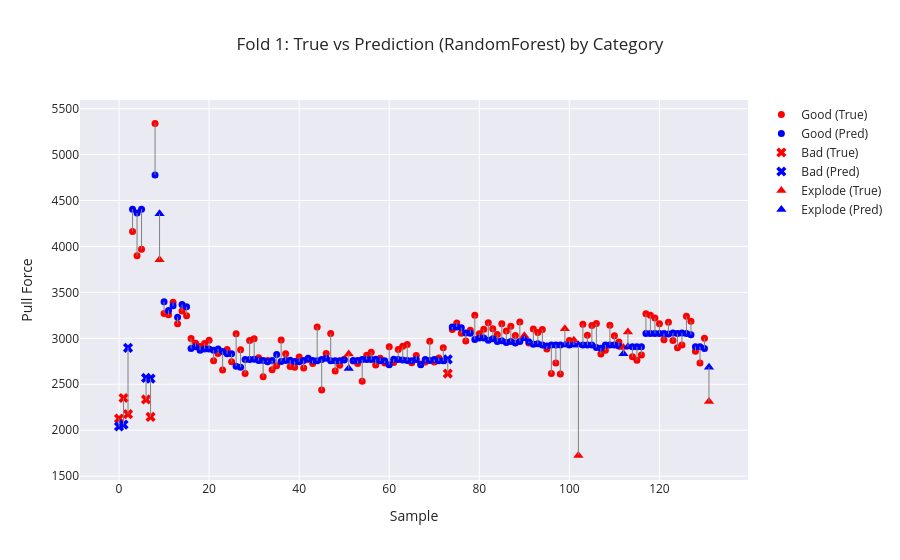
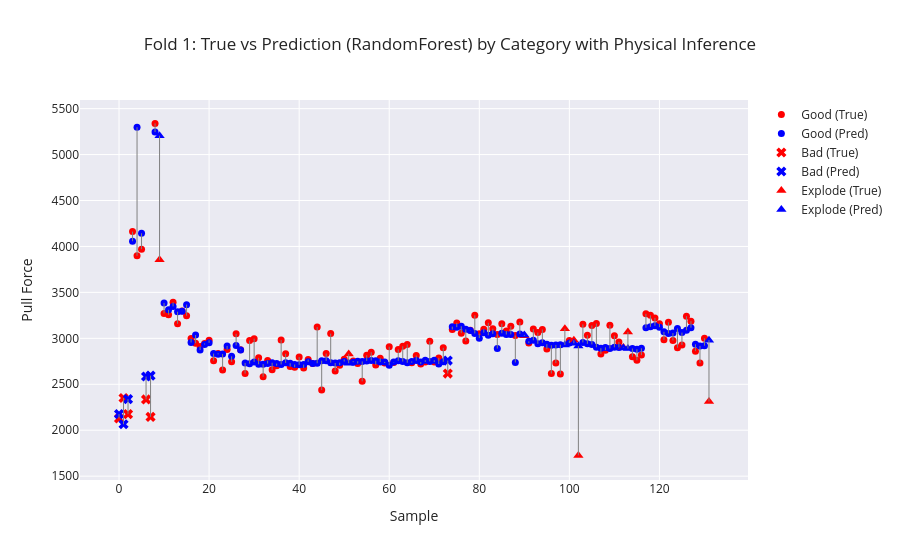
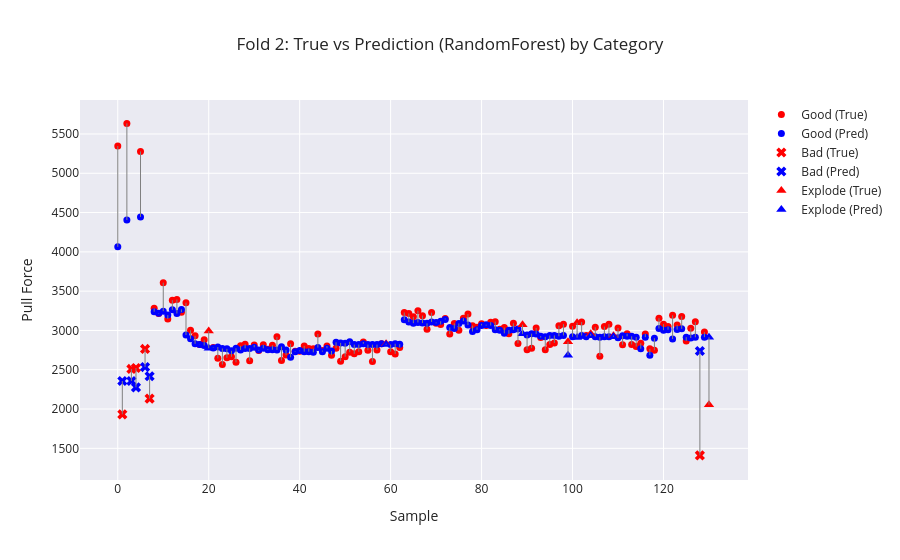
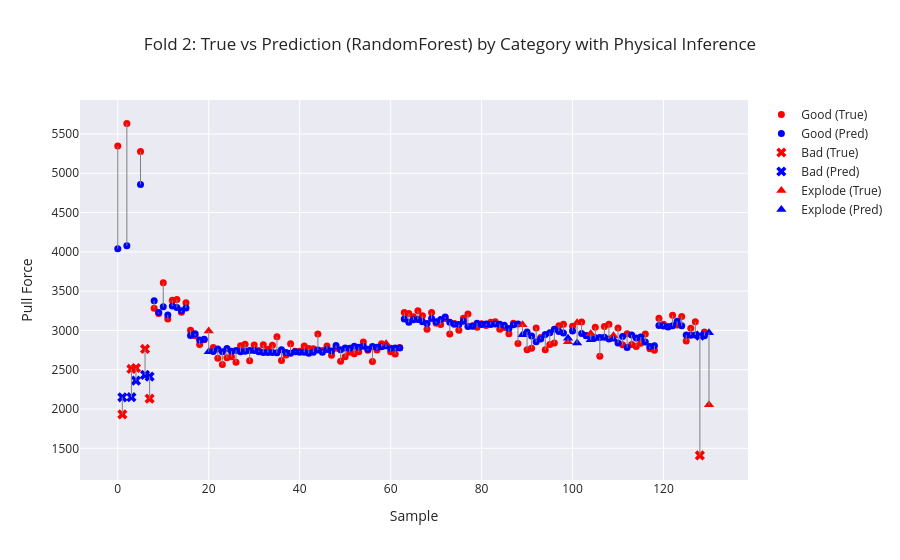

Notebook code for these charts, in order:
### Markdown cell above
# Cross Validation

### Code cell
cross_df = pd.read_csv("data/train_dev_data.csv")
target_column_regression = "PullTest (N)" 

skf = StratifiedKFold(n_splits=3, shuffle=True, random_state=42)

mapping = {
    "Explode": "Pullout",
    "Good": "Pullout",
    "Bad": "Interfacial"
}

def apply_mapping(arr):
    return np.array([mapping[x] for x in arr])

#Metrics with and without physical inference
direct_mae, direct_rmse, direct_r2 = [], [], [] 
hybrid_mae, hybrid_rmse, hybrid_r2 = [], [], [] 
nugget_mae, nugget_rmse = [], []

for fold, (train_index, val_index) in enumerate(skf.split(cross_df["Sample ID"], cross_df["Category"])):

    # Build fold-specific data
    train_df = cross_df.iloc[train_index].copy()
    val_df   = cross_df.iloc[val_index].copy()

    train_df["Category"] = apply_mapping(train_df["Category"])
    val_df["Category"] = apply_mapping(val_df["Category"])

    # Group targets by Sample ID (SAME as non‑CV pipeline)
    y_train_reg = train_df.groupby("Sample ID")["PullTest (N)"].first()
    y_val_reg   = val_df.groupby("Sample ID")["PullTest (N)"].first()

    # Build feature matrices at Sample ID level
    x_train = train_df.groupby("Sample ID").first()
    x_val   = val_df.groupby("Sample ID").first()

    # Extract features for nugget, class, regression
    x_tr_nug, y_tr_nug = get_features_and_target(x_train, target_column_nugget)
    x_val_nug, y_val_nug = get_features_and_target(x_val, target_column_nugget)

    x_tr_class, y_tr_class = get_features_and_target(x_train, target_column_class)
    x_val_class, y_val_class = get_features_and_target(x_val, target_column_class)

    x_tr_reg, y_tr_reg = get_features_and_target(x_train, target_column_regression)
    x_val_reg, y_val_reg = get_features_and_target(x_val, target_column_regression)

    # Nugget estimation
    if model_name_nugget == 'TabPFNNugget':
        regressor_nug = TabPFNRegressor()
        regressor_nug.fit(x_tr_nug, y_tr_nug)

        # Predict on sample-level train and val
        predictions_nugget_train = pd.Series(
            regressor_nug.predict(x_tr_nug),
            index=x_tr_nug.index
        )
        predictions_nugget_dev = pd.Series(
            regressor_nug.predict(x_val_nug),
            index=x_val_nug.index
        )

    elif model_name_nugget == 'XGBoostNugget':
        # If you want to use XGBoost, use the sample-level x_tr_nug / x_val_nug
        dtrain = xgb.DMatrix(x_tr_nug, label=y_tr_nug)
        dtest = xgb.DMatrix(x_val_nug, label=y_val_nug)

        params = {
            'objective': 'reg:squarederror',
            'max_depth': 3,
            'eta': 0.2,
            'eval_metric': 'rmse',
        }
        num_boost_round = 10
        bst = xgb.train(params, dtrain, num_boost_round)

        predictions_nugget_train = pd.Series(bst.predict(dtrain), index=x_tr_nug.index)
        predictions_nugget_dev   = pd.Series(bst.predict(dtest),  index=x_val_nug.index)

    elif model_name_nugget == 'RandomForestNugget':
        params = {
            'n_estimators': 98,
            'max_depth': 4,
            'min_samples_split': 3,
            'min_samples_leaf': 4,
            'random_state': 42,
        }
        rf_nug = RandomForestRegressor(**params)
        rf_nug.fit(x_tr_nug, y_tr_nug)

        predictions_nugget_train = pd.Series(rf_nug.predict(x_tr_nug), index=x_tr_nug.index)
        predictions_nugget_dev   = pd.Series(rf_nug.predict(x_val_nug), index=x_val_nug.index)

    nugget_mae.append(mean_absolute_error(y_val_nug, predictions_nugget_dev)) 
    nugget_rmse.append(np.sqrt(mean_squared_error(y_val_nug, predictions_nugget_dev))) 



    # -----------------------------
    # XGBoost CLASSIFIER
    # -----------------------------
    if model_name_class == 'XGBoostClassifier':

        params = {
            "max_depth": 5,
            "learning_rate": 0.3,
            "n_estimators": 177,
            "tree_method": "hist",
            "eval_metric": "mlogloss"
        }

        # Encode labels → integers (required for XGBClassifier)
        le = LabelEncoder()
        y_val_class = le.fit_transform(y_val_class)
        y_tr_class = le.transform(y_tr_class)

        classifier = XGBClassifier(**params)
        classifier.fit(x_tr_class, y_tr_class)

        preds = classifier.predict(x_val_class)
        # Reverse LabelEncoder back to original class names
        preds = le.inverse_transform(preds)
        y_val_class = le.inverse_transform(y_val_class)


    # -----------------------------
    # RANDOM FOREST CLASSIFIER
    # -----------------------------
    elif model_name_class == 'RandomForestClassifier':

        
        params = {
            'n_estimators': 27,
            'max_depth': 7,
            'min_samples_split': 5,
            'min_samples_leaf': 2,
            'max_features': 'log2',
        }

        classifier = RandomForestClassifier(**params)
        classifier.fit(x_tr_class, y_tr_class)

        preds = classifier.predict(x_val_class)

    # -----------------------------
    # TABPFN CLASSIFIER
    # -----------------------------
    elif model_name_class == 'TabPFNClassifier':

        classifier = TabPFNClassifier()
        classifier.fit(x_tr_class, y_tr_class)

        preds = classifier.predict(x_val_class)

    mis_idx = np.where(preds != y_val_class)[0]

    if len(mis_idx) > 0:
        mis_sample_ids = x_val_class.index[mis_idx]   # correct index space
        print("\nMisclassified rows:")
        print(cross_df[cross_df["Sample ID"].isin(mis_sample_ids)])


    # Plot classification results for this fold
    plot_visualizer_classification(
        y_true=y_val_class,
        y_pred=preds,
        class_labels=["Interfacial", "Pullout"],
        title=f"Fold {fold+1} — Confusion Matrix"
    )

    
    if model_name_reg == 'TabPFN':

        # Initialize the regressor
        regressor = TabPFNRegressor()  # Uses TabPFN-2.5 weights, trained on synthetic data only.
        # To use TabPFN v2:
        # regressor = TabPFNRegressor.create_default_for_version(ModelVersion.V2)
        regressor.fit(x_tr_reg, y_tr_reg)

        # Predict on the test set
        predictions_regression_dev_without_physics = regressor.predict(x_val_reg)

        predictions_class_train = classifier.predict(x_tr_class)
        predictions_class_dev   = classifier.predict(x_val_class)




    elif model_name_reg == 'XGBoost':

        # Convert the data into DMatrix format
        dtrain = xgb.DMatrix(x_tr_reg, label=y_train)
        dtest = xgb.DMatrix(x_val_reg, label=y_val_reg)

        # Set the parameters for the XGBoost model
        params = {
            'objective': 'reg:squarederror',
            'max_depth': 1,
            'eta': 0.57,
            'eval_metric': 'rmse',
        }

        # Train the model
        num_boost_round = 13
        bst = xgb.train(params, dtrain, num_boost_round)

        # Make predictions
        predictions_regression_dev_without_physics = bst.predict(dtest)

        predictions_class_train = classifier.predict(x_tr_class)
        predictions_class_dev   = classifier.predict(x_val_class)


    elif model_name_reg == 'RandomForest':

        # Set the parameters for the Random Forest model
        params = {
                'n_estimators': 19,
                'max_depth': 5,
                'min_samples_split': 6,
                'min_samples_leaf': 3,
                'random_state': 42,
        }

        predictions_regression_dev_without_physics = RandomForestRegressor(**params).fit(x_tr_reg, y_tr_reg).predict(x_val_reg)

        predictions_class_train = classifier.predict(x_tr_class)
        predictions_class_dev   = classifier.predict(x_val_class)



    direct_mae.append(mean_absolute_error(y_val_reg, predictions_regression_dev_without_physics)) 
    direct_rmse.append(np.sqrt(mean_squared_error(y_val_reg, predictions_regression_dev_without_physics))) 
    direct_r2.append(r2_score(y_val_reg, predictions_regression_dev_without_physics))

    # Categories
    categories= cross_df.iloc[val_index]["Category"].values

    plot_visualizer(
        true_vals=y_val_reg,
        pred_vals=predictions_regression_dev_without_physics,
        categories=categories,
        title=f"Fold {fold+1}: True vs Prediction ({model_name_reg}) by Category"
    )

    x_tr_hybrid = x_tr_reg.copy() 
    x_val_hybrid = x_val_reg.copy() 

    physics_train = compute_pullforces(x_tr_reg, y_tr_reg, predictions_class_train, predictions_nugget_train) 
    physics_val = compute_pullforces(x_val_reg, y_val_reg, predictions_class_dev, predictions_nugget_dev)

    x_tr_hybrid["Physical_Inference"] = physics_train 
    x_val_hybrid["Physical_Inference"] = physics_val 
    
    hybrid_model = TabPFNRegressor() 
    hybrid_model.fit(x_tr_hybrid, y_train_reg) 
    
    hybrid_pred = hybrid_model.predict(x_val_hybrid) 
    hybrid_mae.append(mean_absolute_error(y_val_reg, hybrid_pred)) 
    hybrid_rmse.append(np.sqrt(mean_squared_error(y_val_reg, hybrid_pred))) 
    hybrid_r2.append(r2_score(y_val_reg, hybrid_pred))  

    plot_visualizer(
        true_vals=y_val_reg,
        pred_vals=hybrid_pred,
        categories=categories,
        title=f"Fold {fold+1}: True vs Prediction ({model_name_reg}) by Category with Physical Inference"
    )

    print(f"\n=== Fold {fold+1} ===") 
    print(f"Direct:\n MAE={direct_mae[-1]:.2f},\n RMSE={direct_rmse[-1]:.2f},\n R²={direct_r2[-1]:.2f}\n")
    print(f"Hybrid:\n MAE={hybrid_mae[-1]:.2f},\n RMSE={hybrid_rmse[-1]:.2f},\n R²={hybrid_r2[-1]:.2f}")


print("\n=== FINAL CROSS‑VALIDATION RESULTS ===") 
print("\n--- Direct Model ---") 
print(f"mean MAE:  {np.mean(direct_mae):.2f} ± {np.std(direct_mae):.2f}")
print(f"mean RMSE: {np.mean(direct_rmse):.2f} ± {np.std(direct_rmse):.2f}")
print(f"mean R²:   {np.mean(direct_r2):.2f} ± {np.std(direct_r2):.2f}")

print("\n--- Hybrid Model ---") 
print(f"mean MAE:  {np.mean(hybrid_mae):.2f} ± {np.std(hybrid_mae):.2f}")
print(f"mean RMSE: {np.mean(hybrid_rmse):.2f} ± {np.std(hybrid_rmse):.2f}")
print(f"mean R²:   {np.mean(hybrid_r2):.2f} ± {np.std(hybrid_r2):.2f}")

print(f"mean RMSE: {np.mean(nugget_rmse):.6f} ± {np.std(nugget_rmse):.6f}")
